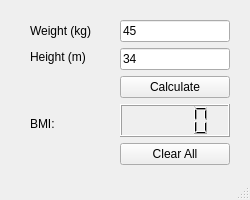
<?xml version="1.0" encoding="UTF-8"?>
<ui version="4.0">
 <class>MainWindow</class>
 <widget class="QMainWindow" name="MainWindow">
  <property name="geometry">
   <rect>
    <x>0</x>
    <y>0</y>
    <width>250</width>
    <height>200</height>
   </rect>
  </property>
  <property name="minimumSize">
   <size>
    <width>250</width>
    <height>200</height>
   </size>
  </property>
  <property name="windowTitle">
   <string>BMI Calculator</string>
  </property>
  <widget class="QWidget" name="centralwidget">
   <widget class="QWidget" name="">
    <property name="geometry">
     <rect>
      <x>120</x>
      <y>20</y>
      <width>110</width>
      <height>145</height>
     </rect>
    </property>
    <layout class="QVBoxLayout" name="verticalLayout">
     <item>
      <widget class="QLineEdit" name="lineEdit">
       <property name="text">
        <string>45</string>
       </property>
      </widget>
     </item>
     <item>
      <widget class="QLineEdit" name="lineEdit_2">
       <property name="text">
        <string>34</string>
       </property>
      </widget>
     </item>
     <item>
      <widget class="QPushButton" name="pushButton">
       <property name="text">
        <string>Calculate</string>
       </property>
      </widget>
     </item>
     <item>
      <widget class="QLCDNumber" name="lcdNumber">
       <property name="acceptDrops">
        <bool>false</bool>
       </property>
       <property name="smallDecimalPoint">
        <bool>true</bool>
       </property>
       <property name="digitCount">
        <number>4</number>
       </property>
      </widget>
     </item>
     <item>
      <widget class="QPushButton" name="pushButton_2">
       <property name="text">
        <string>Clear All</string>
       </property>
      </widget>
     </item>
    </layout>
   </widget>
   <widget class="QWidget" name="">
    <property name="geometry">
     <rect>
      <x>30</x>
      <y>20</y>
      <width>122</width>
      <height>114</height>
     </rect>
    </property>
    <layout class="QVBoxLayout" name="verticalLayout_2">
     <item>
      <widget class="QLabel" name="label">
       <property name="text">
        <string>Weight (kg)</string>
       </property>
      </widget>
     </item>
     <item>
      <widget class="QLabel" name="label_2">
       <property name="text">
        <string>Height (m)</string>
       </property>
      </widget>
     </item>
     <item>
      <spacer name="horizontalSpacer">
       <property name="orientation">
        <enum>Qt::Horizontal</enum>
       </property>
       <property name="sizeHint" stdset="0">
        <size>
         <width>40</width>
         <height>20</height>
        </size>
       </property>
      </spacer>
     </item>
     <item>
      <spacer name="horizontalSpacer_2">
       <property name="orientation">
        <enum>Qt::Horizontal</enum>
       </property>
       <property name="sizeHint" stdset="0">
        <size>
         <width>40</width>
         <height>20</height>
        </size>
       </property>
      </spacer>
     </item>
     <item>
      <widget class="QLabel" name="label_3">
       <property name="text">
        <string>BMI:</string>
       </property>
      </widget>
     </item>
    </layout>
   </widget>
  </widget>
  <widget class="QStatusBar" name="statusbar"/>
 </widget>
 <resources/>
 <connections/>
</ui>
